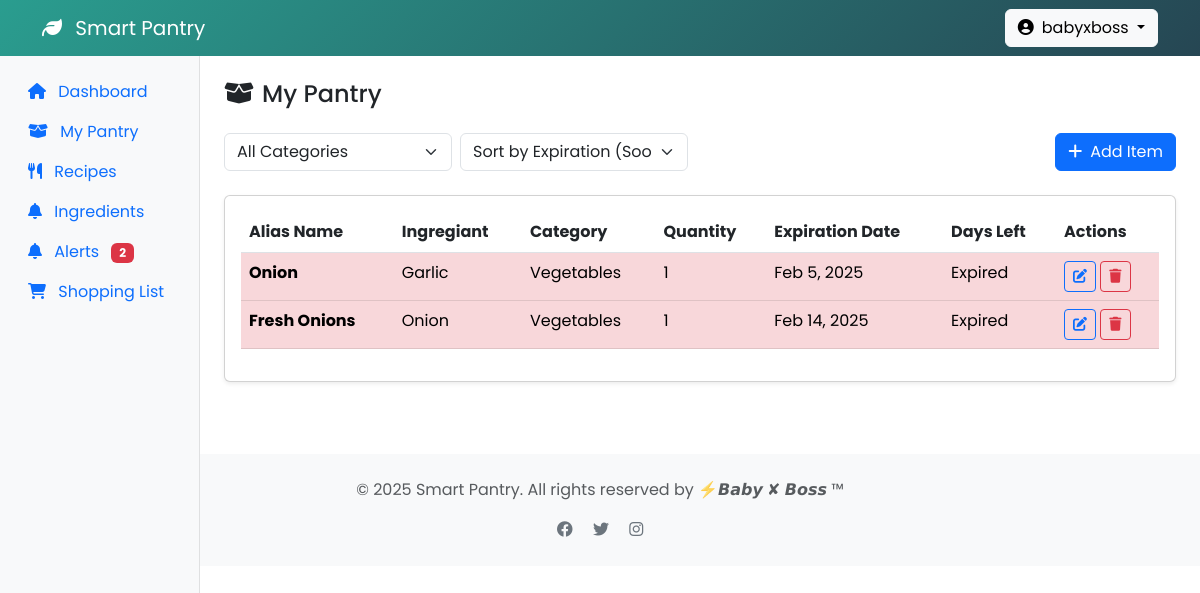
/pantry.php (signed in), run on the app's committed database.
### tables this page shows
CREATE TABLE `pantry_items` (
  `id` int(11) NOT NULL,
  `user_id` int(11) DEFAULT NULL,
  `alias_name` varchar(100) DEFAULT NULL,
  `ingredient` varchar(50) NOT NULL,
  `quantity` int(11) DEFAULT NULL,
  `expiration_date` date DEFAULT NULL,
  `date_added` datetime DEFAULT current_timestamp(),
  `category` enum('Vegetables','Fruits','Dairy','Meat','Grains','Beverages','Other') NOT NULL DEFAULT 'Other'
);

### pantry.php (the view, shortened to what this page needs)
<?php
require 'includes/db.php';
$category_filter = $_GET['category'] ?? 'all';
$sort = $_GET['sort'] ?? 'expiration_date_asc';
$query = "SELECT * FROM pantry_items WHERE user_id = ?";
$params = [$_SESSION['user_id']];
switch($sort) {
    default:
        $query .= " ORDER BY expiration_date ASC";
}
$stmt = $pdo->prepare($query);
$stmt->execute($params);
$items = $stmt->fetchAll();
?>
<?php include 'includes/header.php'; ?>
<div class="container-fluid">
    <div class="row">
        <?php include 'includes/sidebar.php'; ?>
        <main class="col-md-9 ms-sm-auto col-lg-10 px-md-4 py-4">
            <h4 class="mb-4"><i class="fas fa-box-open me-2"></i>My Pantry</h4>
            <div class="row mb-4">
                <div class="col-md-6">
                    <form class="d-flex gap-2">
                        <select class="form-select" name="category" onchange="this.form.submit()">
                            <option value="all" <?= $category_filter === 'all' ? 'selected' : '' ?>>All Categories</option>
                        </select>
                        <select class="form-select" name="sort" onchange="this.form.submit()">
                            <option value="expiration_date_asc" <?= $sort === 'expiration_date_asc' ? 'selected' : '' ?>>Sort by Expiration (Soonest First)</option>
                        </select>
                    </form>
                </div>
                <div class="col-md-6 text-end">
                    <button class="btn btn-primary" data-bs-toggle="modal" data-bs-target="#itemModal">
                        <i class="fas fa-plus me-2"></i>Add Item
                    </button>
                </div>
            </div>
            <div class="card shadow-sm">
                <div class="card-body">
                    <div class="table-responsive">
                        <table class="table table-hover">
                            <thead>
                                <tr>
                                    <th>Alias Name</th>
                                    <th>Ingregiant</th>
                                    <th>Category</th>
                                    <th>Quantity</th>
                                    <th>Expiration Date</th>
                                    <th>Days Left</th>
                                    <th>Actions</th>
                                </tr>
                            </thead>
                            <tbody>
                                <?php foreach($items as $item):
                                    $exp_date = new DateTime($item['expiration_date']);
                                    $today = new DateTime();
                                    $diff = $today->diff($exp_date);
                                    $days_left = $exp_date > $today ? $diff->days : -$diff->days;
                                ?>
                                <tr class="<?= $days_left < 0 ? 'table-danger' : ($days_left <= 3 ? 'table-warning' : '') ?>">
                                    <td><strong><?= htmlspecialchars($item['alias_name']) ?></strong></td>
                                    <td><?= htmlspecialchars($item['ingredient']) ?></td>
                                    <td><?= $item['category'] ?></td>
                                    <td><?= $item['quantity'] ?></td>
                                    <td><?= date('M j, Y', strtotime($item['expiration_date'])) ?></td>
                                    <td><?= $days_left >= 0 ? "$days_left days" : "Expired" ?></td>
                                    <td>
                                        <button class="btn btn-sm btn-outline-primary edit-btn"
                                                data-id="<?= $item['id'] ?>"
                                                data-name="<?= htmlspecialchars($item['alias_name']) ?>"
                                                data-category="<?= $item['category'] ?>"
                                                data-quantity="<?= $item['quantity'] ?>"
                                                data-exp-date="<?= $item['expiration_date'] ?>">
                                            <i class="fas fa-edit"></i>
                                        </button>
                                        <form method="POST" class="d-inline">
                                            <button type="submit" name="delete" class="btn btn-sm btn-outline-danger">
                                                <i class="fas fa-trash"></i>
                                            </button>
                                        </form>
                                    </td>
                                </tr>
                                <?php endforeach; ?>
                            </tbody>
                        </table>
                    </div>
                </div>
            </div>
        </main>
    </div>
</div>
<?php include 'includes/footer.php'; ?>

### includes/header.php (shortened to what this page needs)
<!DOCTYPE html>
<html lang="en">
<head>
    <link href="https://cdn.jsdelivr.net/npm/bootstrap@5.3.0/dist/css/bootstrap.min.css" rel="stylesheet">
    <link rel="stylesheet" href="https://cdnjs.cloudflare.com/ajax/libs/font-awesome/6.4.0/css/all.min.css">
</head>
<body>
    <nav class="navbar navbar-expand-lg navbar-dark sticky-top">
        <div class="container">
            <a class="navbar-brand" href="#">
                <i class="fas fa-leaf me-2"></i>
                Smart Pantry
            </a>
            <?php if(isset($_SESSION['user_id'])) : ?>
            <div class="dropdown ms-auto">
                <button class="btn btn-light dropdown-toggle" type="button" id="profileDropdown" data-bs-toggle="dropdown">
                    <i class="fas fa-user-circle me-2"></i><?= $_SESSION['username'] ?>
                </button>
            <?php endif ?>
            </div>
        </div>
    </nav>

### includes/sidebar.php
<?php
if(isset($_SESSION['user_id'])) {
    $stmt = $pdo->prepare("
        SELECT COUNT(*)
        FROM pantry_items
        WHERE user_id = ?
        AND expiration_date <= DATE_ADD(CURDATE(), INTERVAL 3 DAY)
    ");
    $stmt->execute([$_SESSION['user_id']]);
    $alert_count = $stmt->fetchColumn();
}
?>
        <nav id="sidebar" class="col-md-3 col-lg-2 d-md-block bg-light sidebar">
            <div class="position-sticky pt-3">
                <ul class="nav flex-column">
                    <li class="nav-item">
                        <a class="nav-link active" href="/pantry">
                            <i class="fas fa-home me-2"></i>
                            Dashboard
                        </a>
                    </li>
                    <li class="nav-item">
                        <a class="nav-link" href="pantry.php">
                            <i class="fas fa-box-open me-2"></i>
                            My Pantry
                        </a>
                    </li>
                    <li class="nav-item">
                        <a class="nav-link" href="recipies.php">
                            <i class="fas fa-utensils me-2"></i>
                            Recipes
                        </a>
                    </li>
                    <li class="nav-item">
                        <a class="nav-link" href="ingredients.php">
                            <i class="fas fa-bell me-2"></i>
                            Ingredients
                        </a>
                    </li>
                    <li class="nav-item">
                        <a class="nav-link" href="alerts.php">
                            <i class="fas fa-bell me-2"></i>
                            Alerts
                            <?php if(isset($alert_count) && $alert_count > 0): ?>
                                <span class="badge bg-danger ms-2"><?= $alert_count ?></span>
                            <?php endif; ?>
                        </a>
                    </li>
                    <li class="nav-item">
                        <a class="nav-link" href="shopping_list.php">
                            <i class="fas fa-shopping-cart me-2"></i>
                            Shopping List
                        </a>
                    </li>
                </ul>
            </div>
        </nav>

### includes/footer.php (shortened to what this page needs)
    <footer class="bg-light py-4 mt-5">
        <div class="container text-center text-muted">
            <p>&copy; 2025 Smart Pantry. All rights reserved by ⚡𝘽𝙖𝙗𝙮 ✘ 𝘽𝙤𝙨𝙨 ™</p>
            <div class="social-links">
                <a href="#" class="text-secondary mx-2"><i class="fab fa-facebook"></i></a>
                <a href="#" class="text-secondary mx-2"><i class="fab fa-twitter"></i></a>
                <a href="#" class="text-secondary mx-2"><i class="fab fa-instagram"></i></a>
            </div>
        </div>
    </footer>
</body>
</html>

### includes/header.php (style rules this page uses)
:root { --primary-color: #2a9d8f; --secondary-color: #264653; --accent-color: #e9c46a; }
body { font-family: 'Poppins', sans-serif; background-color: #ffffff; }
.navbar { background: linear-gradient(135deg, var(--primary-color) 0%, var(--secondary-color) 100%); }
.sidebar { background: #ffffff; border-right: 1px solid rgba(0,0,0,0.1); height: 100vh; position: fixed; left: 0; z-index: 1000; }

### data on the page
pantry_items: alias_name "Onion", ingredient "Garlic", category "Vegetables", quantity "1", expiration_date "Feb 5, 2025", shows "Expired"
pantry_items: alias_name "Fresh Onions", ingredient "Onion", category "Vegetables", quantity "1", expiration_date "Feb 14, 2025", shows "Expired"

### other printed values
$_SESSION['username'] "babyxboss"
$alert_count "2"
